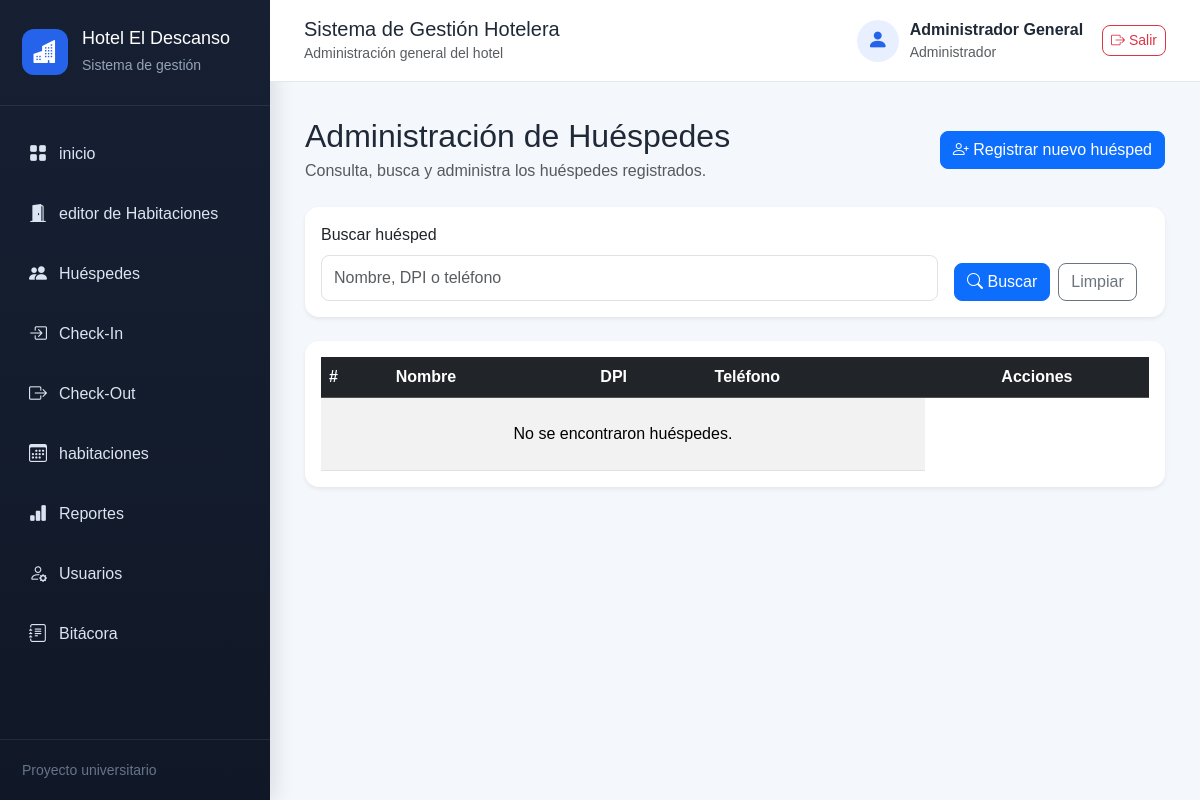
/huespedes (signed in), run on an earlier commit of the app's database.
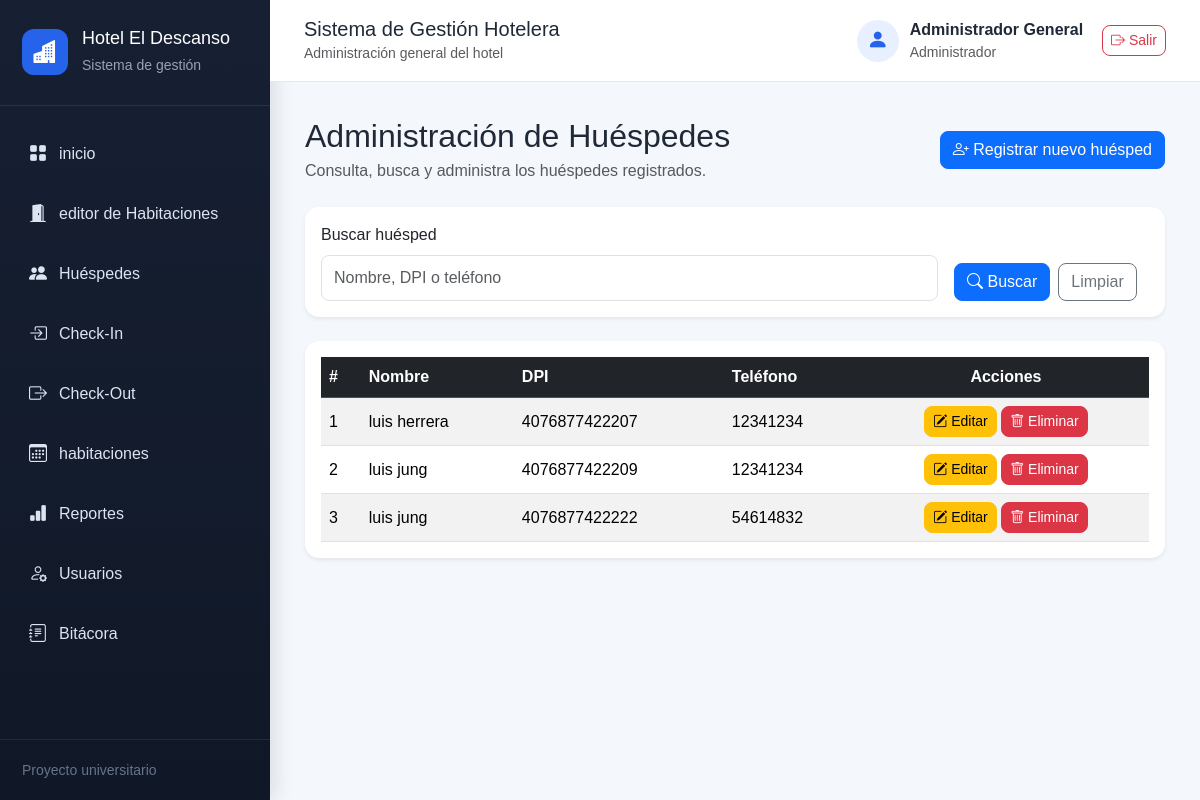
And on a later commit of the database.
### models.py (models this page shows, shortened)
class Huesped(db.Model):
    __tablename__ = "huespedes"
    id = db.Column(
        db.Integer,
        primary_key=True
    )
    nombre = db.Column(
        db.String(100),
        nullable=False
    )
    dpi = db.Column(
        db.String(13),
        unique=True,
        nullable=False
    )
    telefono = db.Column(
        db.String(8),
        nullable=False
    )
    reservas = db.relationship(
        "Reserva",
        backref="huesped",
        lazy=True
    )

### routes/huespedes.py (the view, shortened to what this page needs)
@huespedes_bp.route("/huespedes")
def listar_huespedes():
    busqueda = request.args.get(
        "buscar",
        ""
    ).strip()
    consulta = Huesped.query
    huespedes = consulta.order_by(
        Huesped.nombre
    ).all()
    return render_template(
        "huespedes.html",
        huespedes=huespedes,
        busqueda=busqueda
    )

### app.py (called while the page is built)
@app.before_request
def proteger_sistema():
    rutas_publicas = {
        "auth.login",
        "static"
    }
    if request.endpoint is None:
        return None
    if request.endpoint in rutas_publicas:
        return None
    if "usuario_id" not in session:
        return redirect(
            url_for("auth.login")
        )
    return None

### templates/huespedes.html (shortened to what the changed rows need)
{% extends "base.html" %}
{% block contenido %}
<div class="d-flex justify-content-between align-items-center mb-4">
    <div>
        <h2 class="mb-1">
            Administración de Huéspedes
        </h2>
    </div>
</div>
<div class="card shadow-sm">
    <div class="card-body">
        <div class="table-responsive">
            <table class="table table-striped table-hover align-middle mb-0">
                <thead class="table-dark">
                    <tr>
                        <th>#</th>
                        <th>Nombre</th>
                        <th>DPI</th>
                        <th>Teléfono</th>
                        <th class="text-center">
                            Acciones
                        </th>
                    </tr>
                </thead>
                <tbody>
                    {% for huesped in huespedes %}
                        <tr>
<td>
                                {{ loop.index }}
                            </td>
                            <td>
                                {{ huesped.nombre }}
                            </td>
                            <td>
                                {{ huesped.dpi }}
                            </td>
                            <td>
                                {{ huesped.telefono }}
                            </td>
                            <td class="text-center">
                                <a
                                    href="{{ url_for(
                                        'huespedes.editar_huesped',
                                        id=huesped.id
                                    ) }}"
                                    class="btn btn-warning btn-sm"
                                >
                                    <i class="bi bi-pencil-square"></i>
                                    Editar
                                </a>
                                <form
                                    action="{{ url_for(
                                        'huespedes.eliminar_huesped',
                                        id=huesped.id
                                    ) }}"
                                    method="POST"
                                    class="d-inline"
                                    onsubmit="return confirm(
                                        '¿Deseas eliminar este huésped?'
                                    );"
                                >
                                    <button
                                        type="submit"
                                        class="btn btn-danger btn-sm"
                                    >
                                        <i class="bi bi-trash"></i>
                                        Eliminar
                                    </button>
                                </form>
                            </td>
                        </tr>
                    {% else %}
                        <tr>
                            <td
                                colspan="4"
                                class="text-center py-4"
                            >
                                No se encontraron huéspedes.
                            </td>
                        </tr>
                    {% endfor %}
                </tbody>
            </table>
        </div>
    </div>
</div>
{% endblock %}

What changed in the data, as far as the page shows it:
added Huesped: nombre "luis herrera", dpi "4076877422207", telefono "12341234"
added Huesped: nombre "luis jung", dpi "4076877422209", telefono "12341234"
added Huesped: nombre "luis jung", dpi "4076877422222", telefono "54614832"
Also different on the page:
text no longer shown: "No se encontraron huéspedes."
